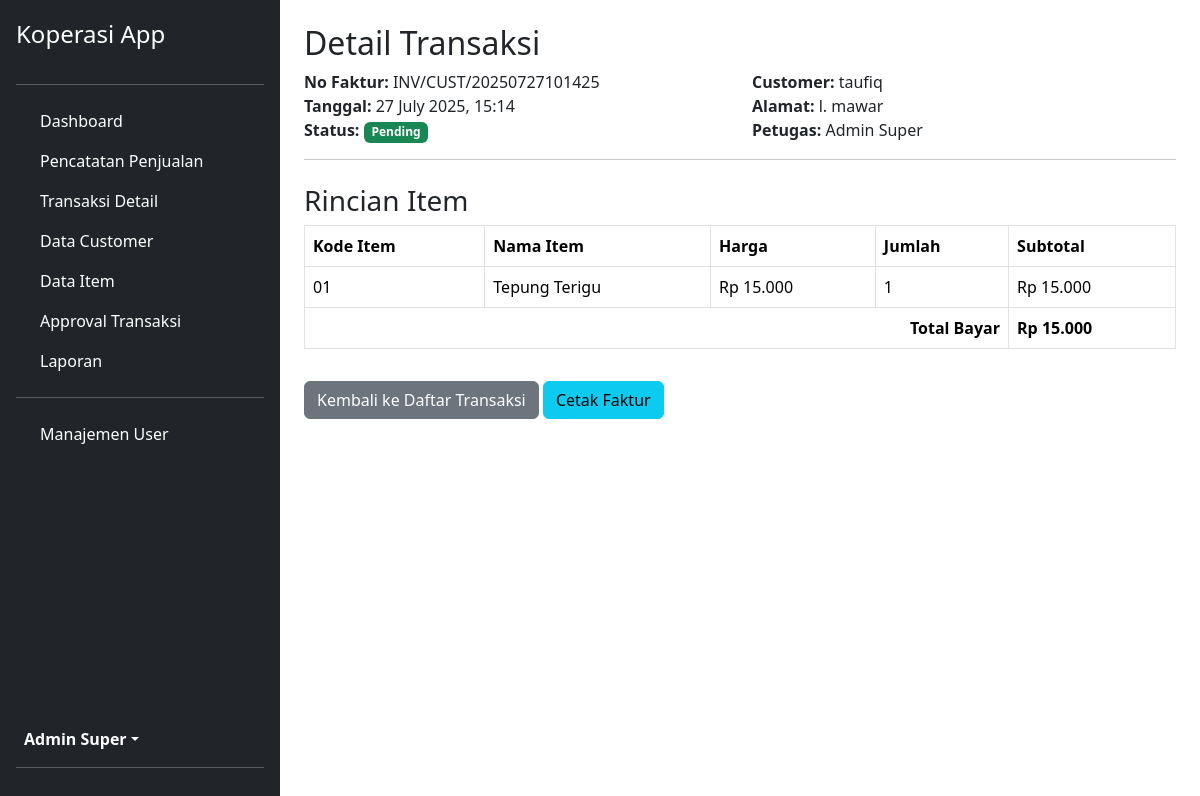
Page /admin/modules/sales/detail.php?id=3 (signed in) on the committed database.
### tables this page shows
CREATE TABLE `sales` (
  `id_sales` int(11) NOT NULL,
  `no_faktur` varchar(50) NOT NULL,
  `tgl_sales` datetime NOT NULL DEFAULT current_timestamp(),
  `id_customer` int(11) NOT NULL,
  `id_user` int(11) NOT NULL,
  `total_bayar` decimal(10,2) NOT NULL,
  `status` enum('pending','approved','rejected') NOT NULL DEFAULT 'pending',
  `keterangan` text DEFAULT NULL
);

CREATE TABLE `customer` (
  `id_customer` int(11) NOT NULL,
  `nama_customer` varchar(255) NOT NULL,
  `alamat` text NOT NULL,
  `telp` varchar(20) NOT NULL,
  `email` varchar(100) DEFAULT NULL,
  `username` varchar(50) NOT NULL,
  `password` varchar(255) NOT NULL
);

CREATE TABLE `users` (
  `id_user` int(11) NOT NULL,
  `nama_lengkap` varchar(100) NOT NULL,
  `username` varchar(50) NOT NULL,
  `password` varchar(255) NOT NULL,
  `level` enum('petugas','manager','admin_super','sales') NOT NULL
);

CREATE TABLE `sales_detail` (
  `id_sales_detail` int(11) NOT NULL,
  `id_sales` int(11) NOT NULL,
  `id_item` int(11) NOT NULL,
  `quantity` int(11) NOT NULL,
  `harga_saat_transaksi` decimal(10,2) NOT NULL,
  `subtotal` decimal(10,2) NOT NULL
);

CREATE TABLE `item` (
  `id_item` int(11) NOT NULL,
  `kode_item` varchar(50) NOT NULL,
  `nama_item` varchar(255) NOT NULL,
  `satuan` varchar(50) NOT NULL,
  `harga_jual` decimal(10,2) NOT NULL,
  `stok` int(11) NOT NULL DEFAULT 0
);

### admin/modules/sales/detail.php (the view, shortened to what this page needs)
<?php
include '../../templates/header.php';
include '../../templates/sidebar.php';
$id_sales = $_GET['id'];
$stmt_header = $pdo->prepare(
    "SELECT s.*, c.nama_customer, c.alamat, c.telp, u.nama_lengkap as nama_petugas
     FROM sales s
     JOIN customer c ON s.id_customer = c.id_customer
     JOIN users u ON s.id_user = u.id_user
     WHERE s.id_sales = ?"
);
$stmt_header->execute([$id_sales]);
$sale = $stmt_header->fetch();
$stmt_detail = $pdo->prepare(
    "SELECT sd.*, i.nama_item, i.kode_item
     FROM sales_detail sd
     JOIN item i ON sd.id_item = i.id_item
     WHERE sd.id_sales = ?"
);
$stmt_detail->execute([$id_sales]);
$details = $stmt_detail->fetchAll();
?>
<h1 class="h2">Detail Transaksi</h1>
<div class="row">
    <div class="col-md-6">
        <strong>No Faktur:</strong> <?= htmlspecialchars($sale['no_faktur']) ?><br>
        <strong>Tanggal:</strong> <?= date('d F Y, H:i', strtotime($sale['tgl_sales'])) ?><br>
        <strong>Status:</strong> <span class="badge bg-success"><?= ucfirst($sale['status']) ?></span>
    </div>
    <div class="col-md-6">
        <strong>Customer:</strong> <?= htmlspecialchars($sale['nama_customer']) ?><br>
        <strong>Alamat:</strong> <?= htmlspecialchars($sale['alamat']) ?><br>
        <strong>Petugas:</strong> <?= htmlspecialchars($sale['nama_petugas']) ?>
    </div>
</div>
<hr>
<h3 class="mt-4">Rincian Item</h3>
<table class="table table-bordered">
    <thead>
        <tr>
            <th>Kode Item</th>
            <th>Nama Item</th>
            <th>Harga</th>
            <th>Jumlah</th>
            <th>Subtotal</th>
        </tr>
    </thead>
    <tbody>
        <?php foreach ($details as $detail) : ?>
            <tr>
                <td><?= htmlspecialchars($detail['kode_item']) ?></td>
                <td><?= htmlspecialchars($detail['nama_item']) ?></td>
                <td>Rp <?= number_format($detail['harga_saat_transaksi'], 0, ',', '.') ?></td>
                <td><?= $detail['quantity'] ?></td>
                <td>Rp <?= number_format($detail['subtotal'], 0, ',', '.') ?></td>
            </tr>
        <?php endforeach; ?>
    </tbody>
    <tfoot>
        <tr>
            <th colspan="4" class="text-end">Total Bayar</th>
            <th>Rp <?= number_format($sale['total_bayar'], 0, ',', '.') ?></th>
        </tr>
    </tfoot>
</table>
<a href="data.php" class="btn btn-secondary mt-3">Kembali ke Daftar Transaksi</a>
<button onclick="window.print()" class="btn btn-info mt-3">Cetak Faktur</button>
<?php
include '../../templates/footer.php';
?>

### rows in the picture
sales: no_faktur "INV/CUST/20250727101425", tgl_sales "27 July 2025, 15:14", status "Pending", id_customer.nama_customer "taufiq", id_customer.alamat "l. mawar", id_user.nama_lengkap "Admin Super", total_bayar "15.000"
sales_detail: id_item.kode_item "01", id_item.nama_item "Tepung Terigu", harga_saat_transaksi "15.000", quantity "1", subtotal "15.000"

### other values in the picture
$_SESSION['nama_lengkap'] "Admin Super"
